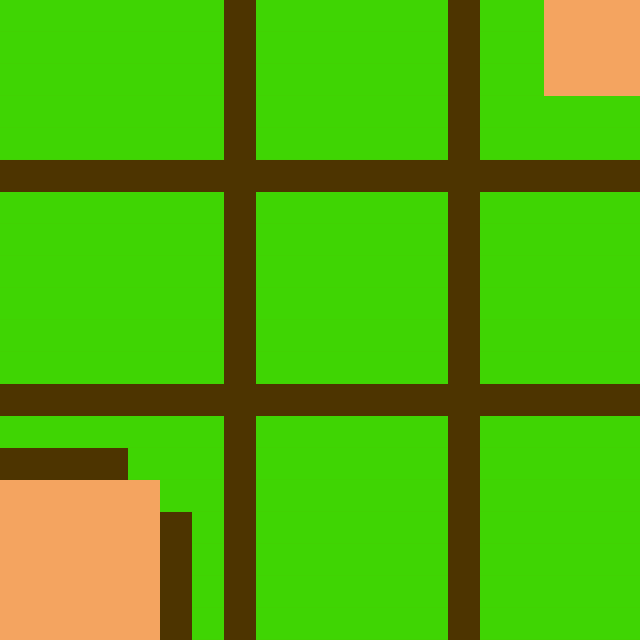

This game map was drawn from its Tiled (.tmx) file and the tilesets committed beside it. A one-line description and the full map source follow:
An orthogonal 20x20 tile map with 32x32 px tiles, 3 tile layers (safe_haven, ground, Boundary).

<map version="1.0" orientation="orthogonal" renderorder="right-down" width="20" height="20" tilewidth="32" tileheight="32" nextobjectid="3">
 <tileset firstgid="1" name="tiles" tilewidth="32" tileheight="32" tilecount="8" columns="4">
  <image source="../img/tiles.png" trans="ff00ff" width="128" height="64" />
 </tileset>
 <layer name="safe_haven" width="20" height="20">
  <data encoding="csv">
0,0,0,0,0,0,0,0,0,0,0,0,0,0,0,0,0,0,0,0,
0,0,0,0,0,0,0,0,0,0,0,0,0,0,0,0,0,0,0,0,
0,0,0,0,0,0,0,0,0,0,0,0,0,0,0,0,0,0,0,0,
0,0,0,0,0,0,0,0,0,0,0,0,0,0,0,0,0,0,0,0,
0,0,0,0,0,0,0,0,0,0,0,0,0,0,0,0,0,0,0,0,
0,0,0,0,0,0,0,0,0,0,0,0,0,0,0,0,0,0,0,0,
0,0,0,0,0,0,0,0,0,0,0,0,0,0,0,0,0,0,0,0,
0,0,0,0,0,0,0,0,0,0,0,0,0,0,0,0,0,0,0,0,
0,0,0,0,0,0,0,0,0,0,0,0,0,0,0,0,0,0,0,0,
0,0,0,0,0,0,0,0,0,0,0,0,0,0,0,0,0,0,0,0,
0,0,0,0,0,0,0,0,0,0,0,0,0,0,0,0,0,0,0,0,
0,0,0,0,0,0,0,0,0,0,0,0,0,0,0,0,0,0,0,0,
0,0,0,0,0,0,0,0,0,0,0,0,0,0,0,0,0,0,0,0,
0,0,0,0,0,0,0,0,0,0,0,0,0,0,0,0,0,0,0,0,
5,5,5,5,0,0,0,0,0,0,0,0,0,0,0,0,0,0,0,0,
6,6,6,6,6,0,0,0,0,0,0,0,0,0,0,0,0,0,0,0,
6,6,6,6,6,5,0,0,0,0,0,0,0,0,0,0,0,0,0,0,
6,6,6,6,6,5,0,0,0,0,0,0,0,0,0,0,0,0,0,0,
6,6,6,6,6,5,0,0,0,0,0,0,0,0,0,0,0,0,0,0,
6,6,6,6,6,5,0,0,0,0,0,0,0,0,0,0,0,0,0,0
</data>
 </layer>
 <layer name="ground" width="20" height="20">
  <data encoding="csv">
1,1,1,1,1,1,1,1,1,1,1,1,1,1,1,1,1,6,6,6,
1,1,1,1,1,1,1,1,1,1,1,1,1,1,1,1,1,6,6,6,
1,1,1,1,1,1,1,1,1,1,1,1,1,1,1,1,1,6,6,6,
1,1,1,1,1,1,1,1,1,1,1,1,1,1,1,1,1,1,1,1,
1,1,1,1,1,1,1,1,1,1,1,1,1,1,1,1,1,1,1,1,
1,1,1,1,1,1,1,1,1,1,1,1,1,1,1,1,1,1,1,1,
1,1,1,1,1,1,1,1,1,1,1,1,1,1,1,1,1,1,1,1,
1,1,1,1,1,1,1,1,1,1,1,1,1,1,1,1,1,1,1,1,
1,1,1,1,1,1,1,1,1,1,1,1,1,1,1,1,1,1,1,1,
1,1,1,1,1,1,1,1,1,1,1,1,1,1,1,1,1,1,1,1,
1,1,1,1,1,1,1,1,1,1,1,1,1,1,1,1,1,1,1,1,
1,1,1,1,1,1,1,1,1,1,1,1,1,1,1,1,1,1,1,1,
1,1,1,1,1,1,1,1,1,1,1,1,1,1,1,1,1,1,1,1,
1,1,1,1,1,1,1,1,1,1,1,1,1,1,1,1,1,1,1,1,
0,0,0,0,1,1,1,1,1,1,1,1,1,1,1,1,1,1,1,1,
0,0,0,0,0,1,1,1,1,1,1,1,1,1,1,1,1,1,1,1,
0,0,0,0,0,0,1,1,1,1,1,1,1,1,1,1,1,1,1,1,
0,0,0,0,0,0,1,1,1,1,1,1,1,1,1,1,1,1,1,1,
0,0,0,0,0,0,1,1,1,1,1,1,1,1,1,1,1,1,1,1,
0,0,0,0,0,0,1,1,1,1,1,1,1,1,1,1,1,1,1,1
</data>
 </layer>
 <layer name="Boundary" width="20" height="20">
  <data encoding="csv">
0,0,0,0,0,0,0,5,0,0,0,0,0,0,5,0,0,0,0,0,
0,0,0,0,0,0,0,5,0,0,0,0,0,0,5,0,0,0,0,0,
0,0,0,0,0,0,0,5,0,0,0,0,0,0,5,0,0,0,0,0,
0,0,0,0,0,0,0,5,0,0,0,0,0,0,5,0,0,0,0,0,
0,0,0,0,0,0,0,5,0,0,0,0,0,0,5,0,0,0,0,0,
5,5,5,5,5,5,5,5,5,5,5,5,5,5,5,5,5,5,5,5,
0,0,0,0,0,0,0,5,0,0,0,0,0,0,5,0,0,0,0,0,
0,0,0,0,0,0,0,5,0,0,0,0,0,0,5,0,0,0,0,0,
0,0,0,0,0,0,0,5,0,0,0,0,0,0,5,0,0,0,0,0,
0,0,0,0,0,0,0,5,0,0,0,0,0,0,5,0,0,0,0,0,
0,0,0,0,0,0,0,5,0,0,0,0,0,0,5,0,0,0,0,0,
0,0,0,0,0,0,0,5,0,0,0,0,0,0,5,0,0,0,0,0,
5,5,5,5,5,5,5,5,5,5,5,5,5,5,5,5,5,5,5,5,
0,0,0,0,0,0,0,5,0,0,0,0,0,0,5,0,0,0,0,0,
0,0,0,0,0,0,0,5,0,0,0,0,0,0,5,0,0,0,0,0,
0,0,0,0,0,0,0,5,0,0,0,0,0,0,5,0,0,0,0,0,
0,0,0,0,0,0,0,5,0,0,0,0,0,0,5,0,0,0,0,0,
0,0,0,0,0,0,0,5,0,0,0,0,0,0,5,0,0,0,0,0,
0,0,0,0,0,0,0,5,0,0,0,0,0,0,5,0,0,0,0,0,
0,0,0,0,0,0,0,5,0,0,0,0,0,0,5,0,0,0,0,0
</data>
 </layer>
</map>